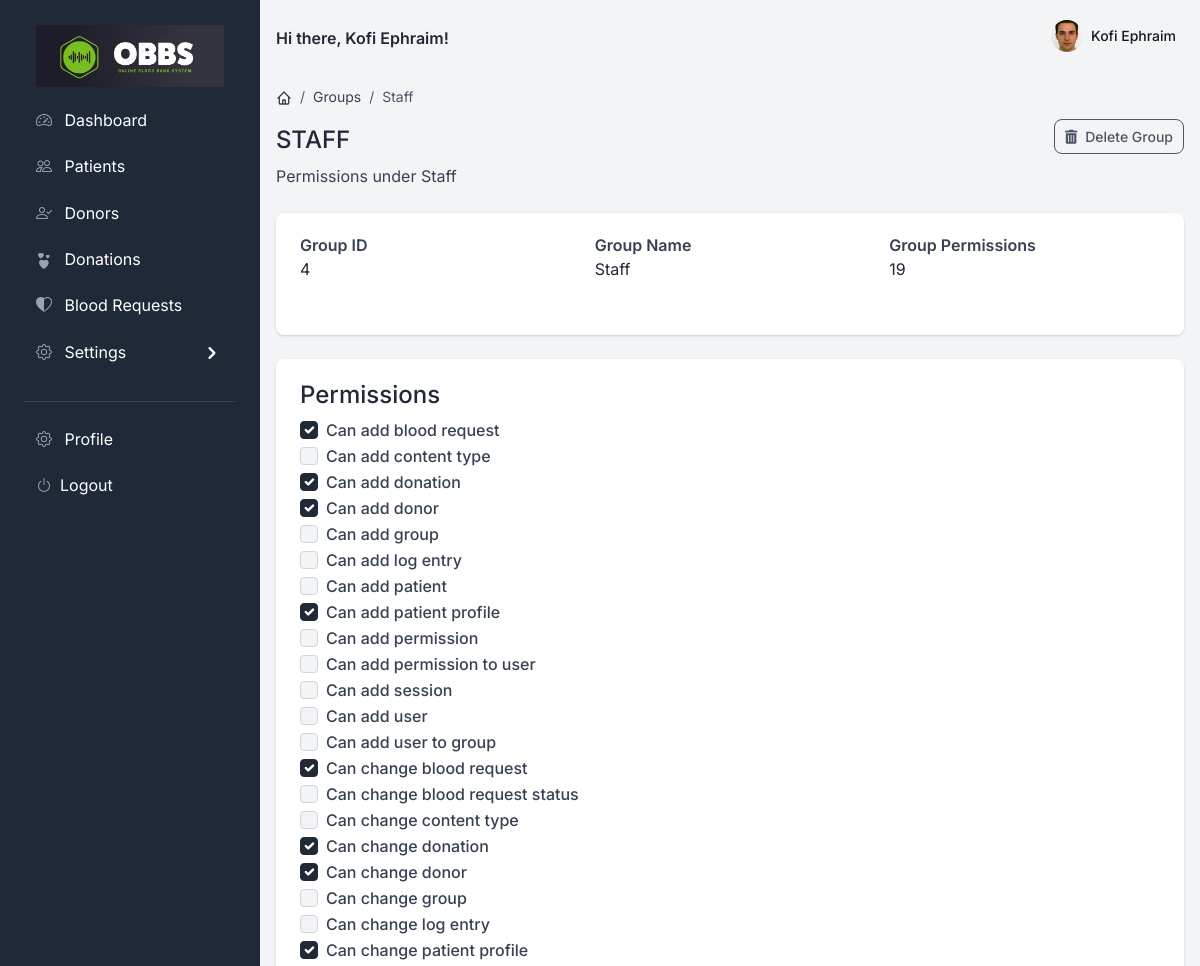
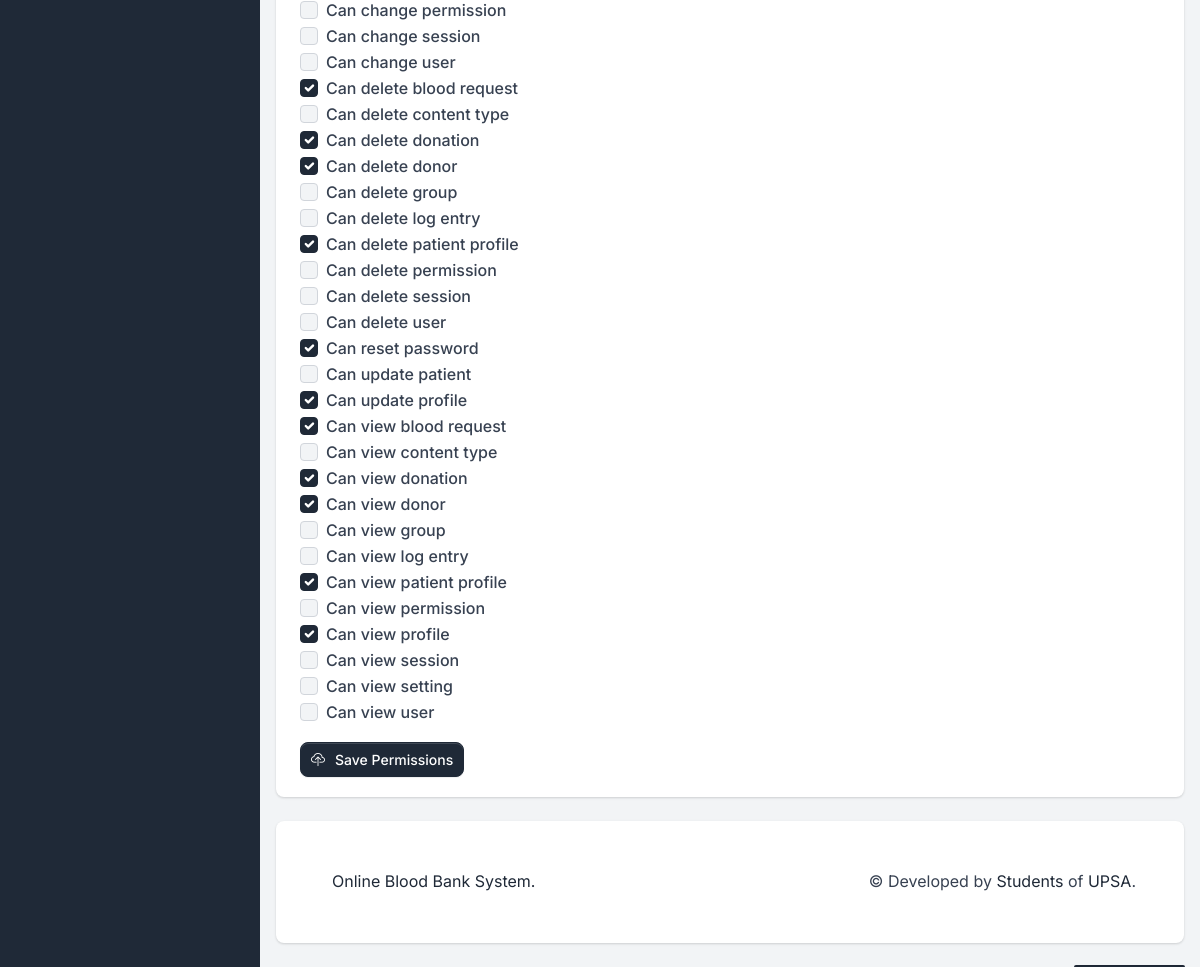
The page /dashboard/add-perms/?group_id=4 (signed in) on the database its author committed (2 pictures, top to bottom).
### accounts/models.py (models this page shows, shortened)
class User(AbstractBaseUser, PermissionsMixin):
    email = models.EmailField(max_length=255, unique=True)
    fullname = models.CharField(max_length=255, blank=True, null=True)
    phone = models.CharField(max_length=15, blank=True, null=True)
    gender = models.CharField(max_length=15, blank=True, null=True)
    profile_image = models.ImageField(
        upload_to='profile_images', blank=True, null=True)
    is_active = models.BooleanField(default=True)
    is_staff = models.BooleanField(default=False)
    is_superuser = models.BooleanField(default=False)
    is_patient = models.BooleanField(default=False)
    created_by_staff = models.BooleanField(default=False)
    created_at = models.DateTimeField(auto_now_add=True)
    def get_fullname(self):
        return self.fullname if self.fullname else self.email
    objects = AccountManager()
    USERNAME_FIELD = 'email'
    def __str__(self):
        return self.get_fullname()
    class Meta:
        db_table = 'user'
        permissions = [
            ("view_profile", "Can view profile"),
            ("view_setting", "Can view setting"),
            ("change_profile", "Can update profile"),
            ("reset_password", "Can reset password"),
            ("add_user_to_group", "Can add user to group"),
            ("add_patient", "Can add patient"),
            ("change_patient", "Can update patient"),
            ("add_permission_to_user", "Can add permission to user"),
        ]

### dashboard/views/groups.py (the view, shortened to what this page needs)
# urls.py: path('add-perms/', views.AddPermissionsToGroupView.as_view(), name='add_perms'),  # noqa
class AddPermissionsToGroupView(PermissionRequiredMixin, View):
    permission_required = [
        'auth.add_group',
        'auth.change_group',
        'auth.add_permission',
        'auth.change_permission'
    ]
    template = 'dashboard/details/details_permissions.html'
    @method_decorator(AdminOnly)
    def get(self, request, *args, **kwargs):
        group = request.GET.get('group_id') or None
        group = Group.objects.filter(id=group).first()
        if group:
            permissions = Permission.objects.all().order_by('name')
            saved_permissions = group.permissions.all()
            context = {
                'group': group,
                'permissions': permissions,
                'saved_permissions': saved_permissions,
            }
            print(group.permissions)
            return render(request, self.template, context)  # noqa
        messages.info(request, 'Group Does Not Exist')
        return redirect('dashboard:groups')

### dashboard/templates/dashboard/details/details_permissions.html (shortened to what this page needs)
{% extends "base/base.html" %}
{% load static %}
{% block content %}
<div class="d-flex justify-content-between flex-wrap flex-md-nowrap align-items-center py-4">
    <div class="d-block mb-4 mb-md-0">
        <nav aria-label="breadcrumb" class="d-none d-md-inline-block">
            <ol class="breadcrumb breadcrumb-dark breadcrumb-transparent">
                <li class="breadcrumb-item">
                    <a href="#">
                    </a>
                </li>
                <li class="breadcrumb-item"><a href="#">Groups</a></li>
                <li class="breadcrumb-item active" aria-current="page">{{group.name}}</li>
            </ol>
        </nav>
        <h2 class="h4">{{group.name|upper}}</h2>
        <p class="mb-0">Permissions under {{group.name}}</p>
    </div>
    {% if perms.auth.delete_group %}
    <div class="btn-toolbar mb-2 mb-md-0">
        <div class="btn-group ms-2 ms-lg-3">
            <form action="{% url 'dashboard:delete_group' %}" method="POST" style="display: inline;">
                <button type="submit" class="btn btn-sm btn-outline-gray-600"><span
                        class="fas fa-trash-alt me-2"></span>Delete Group</button>
            </form>
        </div>
    </div>
    {% endif %}
</div>
<div class="card card-body border-0 shadow table-wrapper table-responsive mb-4">
    <div class="row">
        <div class="col-4 mb-3">
            <b>Group ID</b>
            <p class="text-primary">{{group.id}}</p>
        </div>
        <div class="col-4 mb-3">
            <b>Group Name</b>
            <p class="text-primary">{{group.name}}</p>
        </div>
        <div class="col-4 mb-3">
            <b>Group Permissions</b>
            <p class="text-primary">{{group.permissions.count}}</p>
        </div>
    </div>
</div>
<div class="card card-body border-0 shadow table-wrapper table-responsive">
    <div class="row">
        <div class="col-12">
            <h2 class="h4">Permissions</h2>
        </div>
        <div class="col-6">
            <form action="{% url 'dashboard:add_perms' %}" method="POST">
                {% for permission in permissions %}
                <div class="form-check">
                    <input class="form-check-input" type="checkbox" value="{{permission.id}}" name="permissions"
                        id="perm_id_{{permission.id}}" {% if permission in saved_permissions %} checked {% endif %}>
                    <label class="form-check-label" for="perm_id_{{permission.id}}">
                        {{permission.name}}
                    </label>
                </div>
                {% endfor %}
                {% if perms.accounts.add_permission_to_user %}
                <button type="submit" class="mt-3 btn btn-sm btn-primary"><i class="bi bi-cloud-upload"
                        style="margin-right: 10px;"></i>Save Permissions</button>
                {% endif %}
            </form>
        </div>
    </div>
</div>
{% endblock content %}

### dashboard/templates/includes/navigation.html (shortened to what this page needs)
{% load static %}
<nav class="navbar navbar-top navbar-expand navbar-dashboard navbar-dark ps-0 pe-2 pb-0">
  <div class="container-fluid px-0">
    <div class="d-flex justify-content-between w-100" id="navbarSupportedContent">
      <div class="d-flex align-items-center text-primary">
        <b>Hi there, {{request.user.get_fullname}}!</b>
      </div>
      <ul class="navbar-nav align-items-center">
        <li class="nav-item dropdown ms-lg-3">
          <a class="nav-link dropdown-toggle pt-1 px-0" href="#" role="button" data-bs-toggle="dropdown"
            aria-expanded="false">
            <div class="media d-flex align-items-center">
              <img class="avatar rounded-circle"
                src="{% if request.user.profile_image %} {{ request.user.profile_image.url }} {% else %} {% static '/assets/img/team/profile-picture-3.jpg' %} {% endif %} "
                class="avatar-xl rounded-circle mx-auto mt-n7 mb-4" alt="Neil Portrait">
              <div class="media-body ms-2 text-dark align-items-center d-none d-lg-block">
                <span class="mb-0 font-small fw-bold text-gray-900">
                  {% if request.user.get_fullname %}
                  <strong>{{ request.user.get_fullname }}</strong>
                  {% else %}
                  <strong>Guest</strong>
                  {% endif %}
                </span>
              </div>
            </div>
          </a>
        </li>
      </ul>
    </div>
  </div>
</nav>

### rows shown on the page
User: user.get_fullname "Kofi Ephraim", profile_image (picture)

### other values the page prints
{{ group.name }} "Staff"
{{ group.name|upper }} "STAFF"
{{ group.id }} "4"
{{ group.permissions.count }} "19"
{{ permission.name }} "Can add blood request"
{{ permission.name }} "Can add content type"
{{ permission.name }} "Can add donation"
{{ permission.name }} "Can add donor"
{{ permission.name }} "Can add group"
{{ permission.name }} "Can add log entry"
{{ permission.name }} "Can add patient"
{{ permission.name }} "Can add patient profile"
{{ permission.name }} "Can add permission"
{{ permission.name }} "Can add permission to user"
{{ permission.name }} "Can add session"
